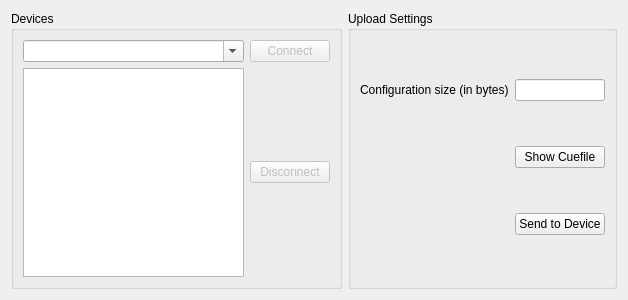
<?xml version="1.0" encoding="UTF-8"?>
<ui version="4.0">
 <class>DeviceControlWidget</class>
 <widget class="QWidget" name="DeviceControlWidget">
  <property name="geometry">
   <rect>
    <x>0</x>
    <y>0</y>
    <width>628</width>
    <height>300</height>
   </rect>
  </property>
  <property name="windowTitle">
   <string>Form</string>
  </property>
  <layout class="QGridLayout" name="gridLayout">
   <item row="0" column="0">
    <widget class="QGroupBox" name="deviceListGroupBox">
     <property name="title">
      <string>Devices</string>
     </property>
     <layout class="QGridLayout" name="gridLayout_2">
      <item row="0" column="0">
       <widget class="QComboBox" name="serialOutputComboBox">
        <property name="editable">
         <bool>true</bool>
        </property>
       </widget>
      </item>
      <item row="0" column="1">
       <widget class="QPushButton" name="addSerialDevicePushButton">
        <property name="enabled">
         <bool>false</bool>
        </property>
        <property name="text">
         <string>Connect</string>
        </property>
       </widget>
      </item>
      <item row="1" column="0">
       <widget class="QListWidget" name="serialOutputListWidget"/>
      </item>
      <item row="1" column="1">
       <widget class="QPushButton" name="removeSerialDevicePushButton">
        <property name="enabled">
         <bool>false</bool>
        </property>
        <property name="text">
         <string>Disconnect</string>
        </property>
       </widget>
      </item>
     </layout>
    </widget>
   </item>
   <item row="0" column="1">
    <widget class="QGroupBox" name="cueSizeGroupBox">
     <property name="title">
      <string>Upload Settings</string>
     </property>
     <layout class="QGridLayout" name="gridLayout_3">
      <item row="0" column="0">
       <widget class="QLabel" name="label">
        <property name="text">
         <string>Configuration size (in bytes)</string>
        </property>
       </widget>
      </item>
      <item row="0" column="1">
       <widget class="QLineEdit" name="configSizeLineEdit">
        <property name="readOnly">
         <bool>true</bool>
        </property>
       </widget>
      </item>
      <item row="2" column="1">
       <widget class="QPushButton" name="sendPushButton">
        <property name="text">
         <string>Send to Device</string>
        </property>
       </widget>
      </item>
      <item row="1" column="1">
       <widget class="QPushButton" name="interpretCuePushButton">
        <property name="text">
         <string>Show Cuefile</string>
        </property>
       </widget>
      </item>
     </layout>
    </widget>
   </item>
  </layout>
 </widget>
 <resources/>
 <connections/>
</ui>
